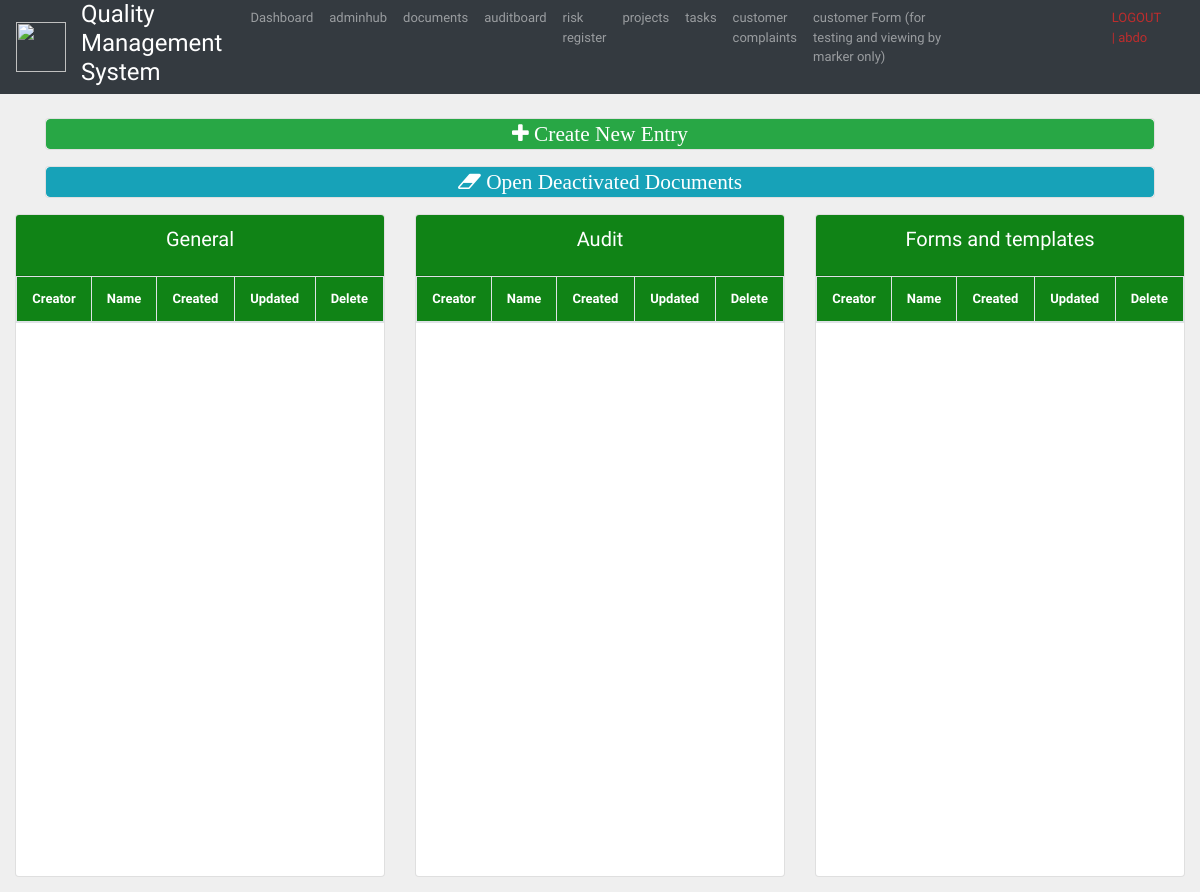
Before: /docboard/ (signed in, upper part) with the older database file.
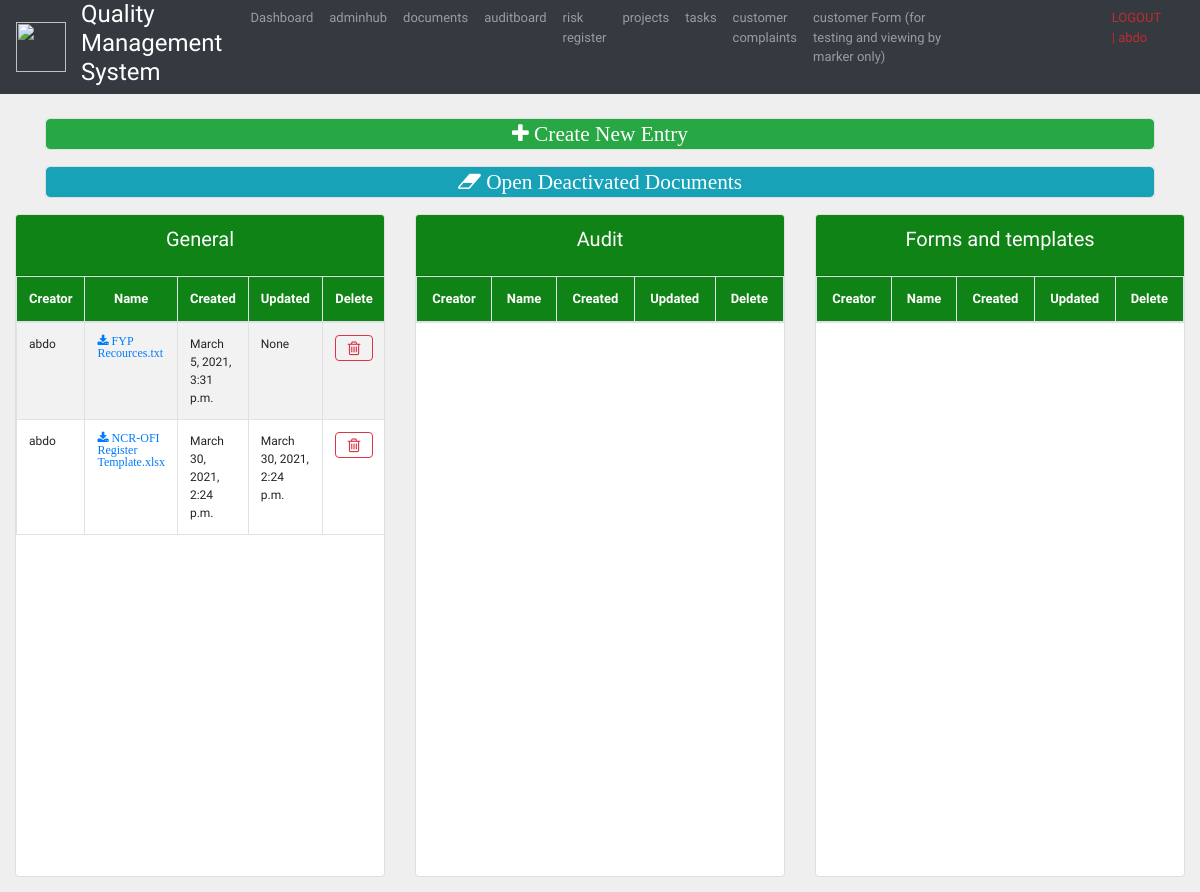
After: the same page with the newer database file.
### docs/models.py (models this page shows, shortened)
class Doc(models.Model):
    KIND_CHOICE =(
        ('General', 'General'),
        ('Audit', 'Audit'),
        ('Project Related', 'Project Related'),
        ('Policy', 'Policy'),
        ('Procedures', 'Procedures '),
        ('Guidelines', 'Guidelines'),
        ('Forms and templates', 'Forms and templates'),
        ('Minutes', 'Minutes'),
    )
    name = models.CharField(max_length=250, null=True, blank=True)
    creator = models.ForeignKey(settings.AUTH_USER_MODEL, on_delete=models.NOT_PROVIDED)
    projectID = models.ForeignKey(ProjectID.Project, null=True, blank=True, on_delete=models.SET_NULL)
    taskID = models.ForeignKey(TaskID.Task, null=True, blank=True, on_delete=models.SET_NULL)
    reportID = models.ForeignKey(ReportID.Report, null=True, blank=True, on_delete=models.SET_NULL)
    classified = models.BooleanField(default = False)
    document = models.FileField(null=False, blank=False)
    kind = models.CharField(choices=KIND_CHOICE, max_length=30, null=True, blank=True)
    dateCreated = models.DateTimeField(auto_now_add=True)
    dateUpdated = models.DateTimeField(null=True, blank=True)
    dateDeleted = models.DateTimeField(null=True, blank=True)

### acc/decorators.py (the view)
        def wrapper_func(request, *args, **kwargs):
            group = None
            if request.user.groups.exists():
                group =  request.user.groups.all()[0].name
            if group in allowed_roles:
                return view_func(request, *args, **kwargs)
            else:
                return HttpResponse('you are not authorised!')

### docs/views.py (called while the page is built)
@login_required(login_url='login')
@allowed_users(allowed_roles=['Manager', 'Audit'])
def docboard(request):
   docs = Doc.objects.all()
   return render(request, 'docboard.html', {'docs': docs})

### docs/templates/docboard.html (shortened to what this page needs)
{%  extends 'Base.html' %}
{% block content %}
<br>
<div class="container">
	<div class="card text-center mb-3">
		<td class="container" style="width: 10px;"><a class="btn btn-success  btn-block fa fa-plus fa-lg" aria-hidden="true" href="{% url 'docAdminCreate'%}"> Create New Entry</a></td>
	</div>
</div>
<div class="container">
	<div class="card text-center mb-3">
		<td class="container" style="width: 10px;"><a class="btn btn-info  btn-block fa fa-eraser fa-lg" aria-hidden="true" href="{% url 'completeDelete'%}"> Open Deactivated Documents</a></td>
	</div>
</div>
<div class="row">
	<div class="col-4">
		<div class="card text-center mb-3">
			<div class="card-header"  id="table-title1">
				<h5 class="card-title">General</h5>
			</div>
			<div id="table-short">
				<table class="table table-striped table-bordered projects" style="width: 100%">
					<thead>
						<tr id="table-title1">
							<th>Creator</th>
							<th>Name</th>
							<th>Created</th>
							<th>Updated</th>
							<th>Delete</th>
						</tr>
					</thead>
					<tbody id="table-font" >
					{% for d in docs %}
						{% if d.kind == 'General' and d.dateDeleted == null or d.kind == null and d.dateDeleted == null %}
							<tr >
							<td>{{d.creator}}</td>
							<td><a class= "fa fa-download" href="{{d.document.url}}"> {{d.name}}</a></td>
							<td>{{d.dateCreated}}</td>
							<td>{{d.dateUpdated}}</td>
								<td class="container" style="width: 10px;">
								<a class="btn btn-outline-danger  btn-block fa fa-trash-o fa-lg" aria-hidden="true" href="{% url 'docDelete' d.id %}"></a></td>
							</tr>
						{% endif %}
					{% endfor %}
					</tbody>
				</table>
			</div>
		</div>
	</div>
	<div class="col-4">
		<div class="card text-center mb-3">
			<div class="card-header"  id="table-title1">
				<h5 class="card-title">Audit</h5>
			</div>
			<div id="table-short">
				<table class="table table-striped table-bordered projects" style="width: 100%">
					<thead>
						<tr id="table-title1">
							<th>Creator</th>
							<th>Name</th>
							<th>Created</th>
							<th>Updated</th>
							<th>Delete</th>
						</tr>
					</thead>
				</table>
			</div>
		</div>
	</div>
	<div class="col-4">
		<div class="card text-center mb-3">
			<div class="card-header"  id="table-title1">
				<h5 class="card-title">Forms and templates</h5>
			</div>
			<div id="table-short">
				<table class="table table-striped table-bordered projects" style="width: 100%">
					<thead>
						<tr id="table-title1">
							<th>Creator</th>
							<th>Name</th>
							<th>Created</th>
							<th>Updated</th>
							<th>Delete</th>
						</tr>
					</thead>
				</table>
			</div>
		</div>
	</div>
</div>
{% endblock %}

Changed rows visible on the page:
added Doc: creator "abdo", name "FYP Recources.txt", dateCreated "March 5, 2021, 3:31 p.m.", dateUpdated "None"
added Doc: creator "abdo", name "NCR-OFI Register Template.xlsx", dateCreated "March 30, 2021, 2:24 p.m.", dateUpdated "March 30, 2021, 2:24 p.m."
